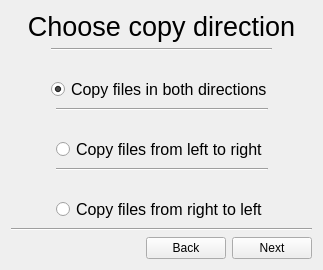
               <widget class="QWidget" name="page_3">
                <layout class="QGridLayout" name="gridLayout_8">
                 <item row="0" column="0">
                  <layout class="QVBoxLayout" name="verticalLayout_9">
                   <item>
                    <widget class="QLabel" name="p3Title">
                     <property name="font">
                      <font>
                       <family>Segoe UI</family>
                       <pointsize>20</pointsize>
                      </font>
                     </property>
                     <property name="text">
                      <string>Choose copy direction</string>
                     </property>
                     <property name="alignment">
                      <set>Qt::AlignCenter</set>
                     </property>
                    </widget>
                   </item>
                   <item>
                    <layout class="QHBoxLayout" name="horizontalLayout_12">
                     <item>
                      <spacer name="horizontalSpacer_31">
                       <property name="orientation">
                        <enum>Qt::Horizontal</enum>
                       </property>
                       <property name="sizeHint" stdset="0">
                        <size>
                         <width>40</width>
                         <height>20</height>
                        </size>
                       </property>
                      </spacer>
                     </item>
                     <item>
                      <layout class="QVBoxLayout" name="verticalLayout_8">
                       <item>
                        <widget class="Line" name="line_14">
                         <property name="orientation">
                          <enum>Qt::Horizontal</enum>
                         </property>
                        </widget>
                       </item>
                       <item>
                        <widget class="QLabel" name="directionBothImage">
                         <property name="text">
                          <string/>
                         </property>
                         <property name="pixmap">
                          <pixmap resource="res.qrc">:/images/DirectionBoth.png</pixmap>
                         </property>
                         <property name="alignment">
                          <set>Qt::AlignCenter</set>
                         </property>
                        </widget>
                       </item>
                       <item>
                        <widget class="QRadioButton" name="copyBothCheck">
                         <property name="font">
                          <font>
                           <family>Segoe UI</family>
                           <pointsize>12</pointsize>
                          </font>
                         </property>
                         <property name="text">
                          <string>Copy files in both directions</string>
                         </property>
                         <property name="checked">
                          <bool>true</bool>
                         </property>
                        </widget>
                       </item>
                      </layout>
                     </item>
                     <item>
                      <spacer name="horizontalSpacer_32">
                       <property name="orientation">
                        <enum>Qt::Horizontal</enum>
                       </property>
                       <property name="sizeHint" stdset="0">
                        <size>
                         <width>40</width>
                         <height>20</height>
                        </size>
                       </property>
                      </spacer>
                     </item>
                    </layout>
                   </item>
                   <item>
                    <layout class="QHBoxLayout" name="horizontalLayout_9">
                     <item>
                      <spacer name="horizontalSpacer_25">
                       <property name="orientation">
                        <enum>Qt::Horizontal</enum>
                       </property>
                       <property name="sizeHint" stdset="0">
                        <size>
                         <width>40</width>
                         <height>20</height>
                        </size>
                       </property>
                      </spacer>
                     </item>
                     <item>
                      <layout class="QVBoxLayout" name="verticalLayout_5">
                       <item>
                        <widget class="Line" name="line_7">
                         <property name="orientation">
                          <enum>Qt::Horizontal</enum>
                         </property>
                        </widget>
                       </item>
                       <item>
                        <widget class="QLabel" name="directionLRimage">
                         <property name="text">
                          <string/>
                         </property>
                         <property name="pixmap">
                          <pixmap resource="res.qrc">:/images/DirectionLR.png</pixmap>
                         </property>
                         <property name="alignment">
                          <set>Qt::AlignCenter</set>
                         </property>
                        </widget>
                       </item>
                       <item>
                        <widget class="QRadioButton" name="copyLRcheck">
                         <property name="font">
                          <font>
                           <family>Segoe UI</family>
                           <pointsize>12</pointsize>
                          </font>
                         </property>
                         <property name="text">
                          <string>Copy files from left to right</string>
                         </property>
                        </widget>
                       </item>
                      </layout>
                     </item>
                     <item>
                      <spacer name="horizontalSpacer_26">
                       <property name="orientation">
                        <enum>Qt::Horizontal</enum>
                       </property>
                       <property name="sizeHint" stdset="0">
                        <size>
                         <width>40</width>
                         <height>20</height>
                        </size>
                       </property>
                      </spacer>
                     </item>
                    </layout>
                   </item>
                   <item>
                    <layout class="QHBoxLayout" name="horizontalLayout_11">
                     <item>
                      <spacer name="horizontalSpacer_29">
                       <property name="orientation">
                        <enum>Qt::Horizontal</enum>
                       </property>
                       <property name="sizeHint" stdset="0">
                        <size>
                         <width>40</width>
                         <height>20</height>
                        </size>
                       </property>
                      </spacer>
                     </item>
                     <item>
                      <layout class="QVBoxLayout" name="verticalLayout_7">
                       <item>
                        <widget class="Line" name="line_13">
                         <property name="orientation">
                          <enum>Qt::Horizontal</enum>
                         </property>
                        </widget>
                       </item>
                       <item>
                        <widget class="QLabel" name="directionRLimage">
                         <property name="text">
                          <string/>
                         </property>
                         <property name="pixmap">
                          <pixmap resource="res.qrc">:/images/DirectionRL.png</pixmap>
                         </property>
                         <property name="alignment">
                          <set>Qt::AlignCenter</set>
                         </property>
                        </widget>
                       </item>
                       <item>
                        <widget class="QRadioButton" name="copyRLcheck">
                         <property name="font">
                          <font>
                           <family>Segoe UI</family>
                           <pointsize>12</pointsize>
                          </font>
                         </property>
                         <property name="text">
                          <string>Copy files from right to left</string>
                         </property>
                        </widget>
                       </item>
                      </layout>
                     </item>
                     <item>
                      <spacer name="horizontalSpacer_30">
                       <property name="orientation">
                        <enum>Qt::Horizontal</enum>
                       </property>
                       <property name="sizeHint" stdset="0">
                        <size>
                         <width>40</width>
                         <height>20</height>
                        </size>
                       </property>
                      </spacer>
                     </item>
                    </layout>
                   </item>
                   <item>
                    <widget class="Line" name="line_15">
                     <property name="orientation">
                      <enum>Qt::Horizontal</enum>
                     </property>
                    </widget>
                   </item>
                   <item>
                    <layout class="QHBoxLayout" name="p1horz1_3">
                     <item>
                      <spacer name="horizontalSpacer_24">
                       <property name="orientation">
                        <enum>Qt::Horizontal</enum>
                       </property>
                       <property name="sizeHint" stdset="0">
                        <size>
                         <width>40</width>
                         <height>20</height>
                        </size>
                       </property>
                      </spacer>
                     </item>
                     <item>
                      <widget class="QPushButton" name="p3Back">
                       <property name="text">
                        <string>Back</string>
                       </property>
                      </widget>
                     </item>
                     <item>
                      <widget class="QPushButton" name="p3Next">
                       <property name="text">
                        <string>Next</string>
                       </property>
                      </widget>
                     </item>
                    </layout>
                   </item>
                  </layout>
                 </item>
                </layout>
               </widget>
